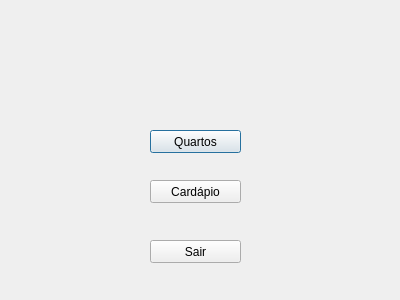
<?xml version="1.0" encoding="UTF-8"?>
<ui version="4.0">
 <class>JanelaPrincipal</class>
 <widget class="QDialog" name="JanelaPrincipal">
  <property name="geometry">
   <rect>
    <x>0</x>
    <y>0</y>
    <width>400</width>
    <height>300</height>
   </rect>
  </property>
  <property name="windowTitle">
   <string>Dialog</string>
  </property>
  <widget class="QPushButton" name="pushButton">
   <property name="geometry">
    <rect>
     <x>150</x>
     <y>130</y>
     <width>91</width>
     <height>23</height>
    </rect>
   </property>
   <property name="text">
    <string>Quartos</string>
   </property>
  </widget>
  <widget class="QPushButton" name="pushButton_2">
   <property name="geometry">
    <rect>
     <x>150</x>
     <y>180</y>
     <width>91</width>
     <height>23</height>
    </rect>
   </property>
   <property name="text">
    <string>Cardápio</string>
   </property>
  </widget>
  <widget class="QPushButton" name="pushButton_3">
   <property name="geometry">
    <rect>
     <x>150</x>
     <y>240</y>
     <width>91</width>
     <height>23</height>
    </rect>
   </property>
   <property name="text">
    <string>Sair</string>
   </property>
  </widget>
 </widget>
 <resources/>
 <connections/>
</ui>
